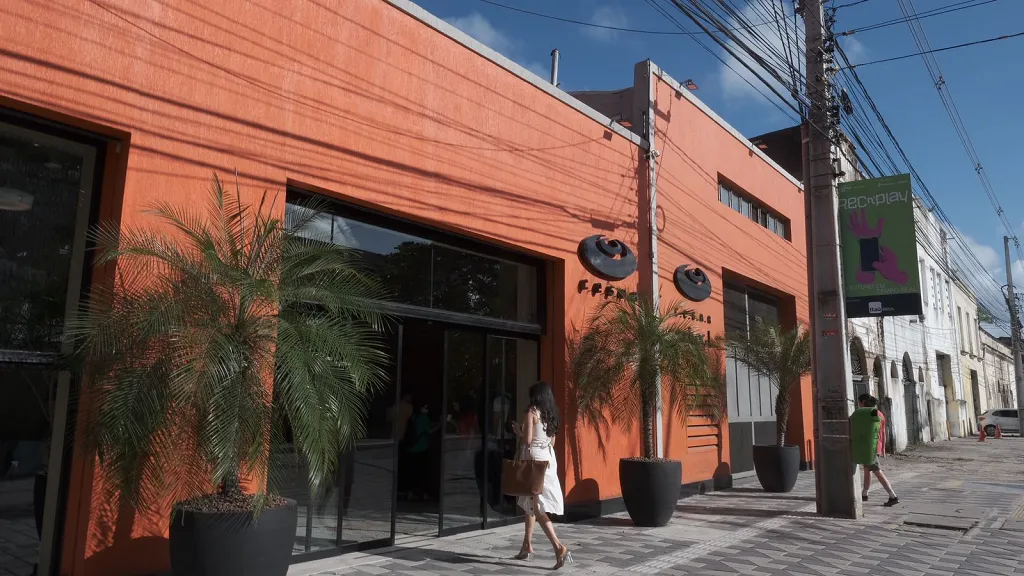
#> input picture images/cesar-fachada-1.webp, 1024 x 576 px, given in place of images, which was not available
$ python extract_features.py images
#> lines starting #> are read from the running program, lines starting #| are printed output that depends on the picture
"""Novas características de imagem para monitoramento (extensão de `image_extract.py`).

Baseline da aula 011 (lgallindo/bentoML-processamento-imagens):
    luminance_mean  -> média do canal L do Pillow, calculada pelo histograma
    média de R, G, B -> idem, a partir dos histogramas R/G/B

Características novas:
    1. contrast_rms        desvio-padrão do canal L (pelo histograma)          numérica
    2. colorfulness        índice de Hasler & Süsstrunk (2003)                 numérica
       colorfulness_class  faixa do artigo ("nada colorida" ... "extremamente") categórica
    3. sharpness_lapvar    variância do Laplaciano sobre o canal L             numérica
       is_blurry           sharpness_lapvar < BLUR_THRESHOLD                    categórica

Dependências: Pillow + NumPy (o NumPy já vem como dependência do BentoML).

Uso:
    python extract_features.py images/*.webp
    python extract_features.py images/*.webp --corpus corpus_beaches   # compara com o corpus
"""

from __future__ import annotations

import argparse
import csv
import json
from collections.abc import Sequence
from pathlib import Path

import numpy as np
from PIL import Image
from PIL.Image import Image as PILImage

FEATURES_DIR = Path("features")
CHANNELS = ("L", "R", "G", "B")
IMAGE_SUFFIXES = {".jpg", ".jpeg", ".png", ".webp"}

BLUR_THRESHOLD = 100.0  # limiar empírico usual; calibrar com o corpus real

# Faixas de Hasler & Süsstrunk (2003) — limite superior (exclusivo) de cada classe
COLORFULNESS_LEVELS = (
    (15.0, "nada colorida"),
    (33.0, "pouco colorida"),
    (45.0, "moderadamente colorida"),
    (59.0, "medianamente colorida"),
    (82.0, "bastante colorida"),
    (109.0, "muito colorida"),
    (float("inf"), "extremamente colorida"),
)

# Laplaciano 4-vizinhos: [[0,1,0],[1,-4,1],[0,1,0]]


# --------------------------------------------------------------------------
# Auxiliares: mesmo critério da aula (canal L = image.convert("L") do Pillow,
# que usa L = 0.299 R + 0.587 G + 0.114 B — ITU-R BT.601)
# --------------------------------------------------------------------------
def channel_histogram(image: PILImage, channel: str) -> list[int]:
    if channel == "L":
        return image.convert("L").histogram()
    return image.convert("RGB").getchannel(channel).histogram()


def histogram_mean(counts: Sequence[int]) -> float:
    total = sum(counts)
    return sum(i * c for i, c in enumerate(counts)) / total


def histogram_std(counts: Sequence[int]) -> float:
    total = sum(counts)
    mu = histogram_mean(counts)
    var = sum(c * (i - mu) ** 2 for i, c in enumerate(counts)) / total
    return var ** 0.5


# --------------------------------------------------------------------------
# Baseline (aula 011)
# --------------------------------------------------------------------------
def baseline_features(image: PILImage) -> dict:
    return {
        f"{ch.lower()}_mean" if ch != "L" else "luminance_mean":
            histogram_mean(channel_histogram(image, ch))
        for ch in CHANNELS
    }


# --------------------------------------------------------------------------
# Característica 1 — contraste RMS
# --------------------------------------------------------------------------
def contrast_rms(image: PILImage) -> float:
    """Desvio-padrão do canal L (0 = imagem uniforme; ~128 = só preto e branco)."""
    return histogram_std(channel_histogram(image, "L"))


# --------------------------------------------------------------------------
# Característica 2 — colorfulness (Hasler & Süsstrunk, 2003)
# --------------------------------------------------------------------------
def colorfulness(image: PILImage) -> float:
    """
    rg = R - G ;  yb = (R + G)/2 - B
    C  = sqrt(σ_rg² + σ_yb²) + 0.3 · sqrt(μ_rg² + μ_yb²)
    """
    rgb = np.asarray(image.convert("RGB"), dtype=np.float64)
    r, g, b = rgb[..., 0], rgb[..., 1], rgb[..., 2]
    rg = r - g
    yb = 0.5 * (r + g) - b
    return float(np.hypot(rg.std(), yb.std()) + 0.3 * np.hypot(rg.mean(), yb.mean()))


def colorfulness_class(value: float) -> str:
    return next(label for limit, label in COLORFULNESS_LEVELS if value < limit)


# --------------------------------------------------------------------------
# Característica 3 — nitidez (variância do Laplaciano)
# --------------------------------------------------------------------------
def sharpness_lapvar(image: PILImage) -> float:
    """Variância da resposta do Laplaciano sobre L. Baixa => poucas bordas => borrada."""
    y = np.asarray(image.convert("L"), dtype=np.float64)
    p = np.pad(y, 1, mode="edge")
    lap = p[:-2, 1:-1] + p[2:, 1:-1] + p[1:-1, :-2] + p[1:-1, 2:] - 4.0 * y
    return float(lap.var())


# --------------------------------------------------------------------------
# Extração completa
# --------------------------------------------------------------------------
def extract_extra_features(image: PILImage) -> dict:
    c = colorfulness(image)
    s = sharpness_lapvar(image)
    return {
        "contrast_rms": contrast_rms(image),
        "colorfulness": c,
        "colorfulness_class": colorfulness_class(c),
        "sharpness_lapvar": s,
        "is_blurry": s < BLUR_THRESHOLD,
    }


def extract_all(image_path: Path) -> dict:
    with Image.open(image_path) as image:
        image.load()
        row = {"image": image_path.name, "width": image.width, "height": image.height}
        row |= baseline_features(image)
        row |= extract_extra_features(image)
    return row


def save_features(row: dict, features_dir: Path = FEATURES_DIR) -> Path:
    """Grava features/<stem>.json, no mesmo espírito da Camada 1 da aula."""
    features_dir.mkdir(parents=True, exist_ok=True)
    out = features_dir / f"{Path(row['image']).stem}.json"
    out.write_text(json.dumps(row, ensure_ascii=False, indent=2) + "\n", encoding="utf-8")
    return out


# --------------------------------------------------------------------------
# Referência do corpus: percentis de cada característica numérica
# --------------------------------------------------------------------------
NUMERIC = ("luminance_mean", "contrast_rms", "colorfulness", "sharpness_lapvar")


def corpus_reference(rows: list[dict]) -> dict:
    ref = {"n_images": len(rows)}
    for key in NUMERIC:
        v = np.array([r[key] for r in rows])
        ref[key] = {"mean": v.mean(), "p05": np.percentile(v, 5),
                    "p50": np.percentile(v, 50), "p95": np.percentile(v, 95)}
    ref["is_blurry_rate"] = float(np.mean([r["is_blurry"] for r in rows]))
    classes: dict[str, int] = {}
    for r in rows:
        classes[r["colorfulness_class"]] = classes.get(r["colorfulness_class"], 0) + 1
    ref["colorfulness_class_counts"] = classes
    return ref


def flag_vs_corpus(row: dict, ref: dict) -> dict:
    """Marca 'baixo'/'alto' quando a característica sai do intervalo [p05, p95] do corpus."""
    flags = {}
    for key in NUMERIC:
        if row[key] < ref[key]["p05"]:
            flags[key] = "baixo"
        elif row[key] > ref[key]["p95"]:
            flags[key] = "alto"
        else:
            flags[key] = "ok"
    return flags


def _round(obj):
    if isinstance(obj, dict):
        return {k: _round(v) for k, v in obj.items()}
    if isinstance(obj, (float, np.floating)):
        return round(float(obj), 2)
    if isinstance(obj, np.bool_):
        return bool(obj)
    return obj


def _list_images(folder: Path) -> list[Path]:
    return sorted(p for p in folder.iterdir() if p.suffix.lower() in IMAGE_SUFFIXES)


def main(argv: Sequence[str] | None = None) -> int:
    ap = argparse.ArgumentParser(description=__doc__,
                                 formatter_class=argparse.RawDescriptionHelpFormatter)
    ap.add_argument("images", nargs="+", type=Path)
    ap.add_argument("--corpus", type=Path, help="pasta com o corpus de referência")
    ap.add_argument("--csv", type=Path, default=Path("results.csv"))
    args = ap.parse_args(argv)

    rows = [_round(extract_all(p)) for p in args.images]
#> in extract_all, image is the input picture: PIL image 1024x576 RGB; mean R, G, B 107.8, 87, 82.5
#> in extract_all, `row |= baseline_features(image)`: row = {'image': 'images', 'width': 1024, 'height': 576, 'luminance_mean': 92.67, 'r_mean': 107.8, 'g_mean': 86.95, 'b_mean': 82.52}
#> in colorfulness, `r, g, b = rgb[..., 0], rgb[..., 1], rgb[..., 2]`:
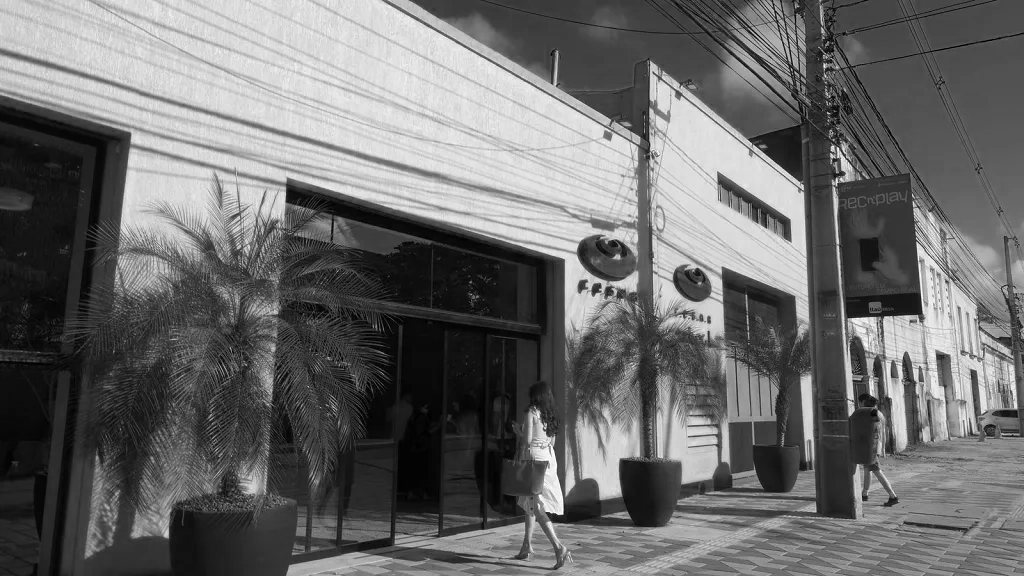
#> r: shape (576, 1024) float64; min 0, max 255, mean 107.8
#> in colorfulness, `r, g, b = rgb[..., 0], rgb[..., 1], rgb[..., 2]`:
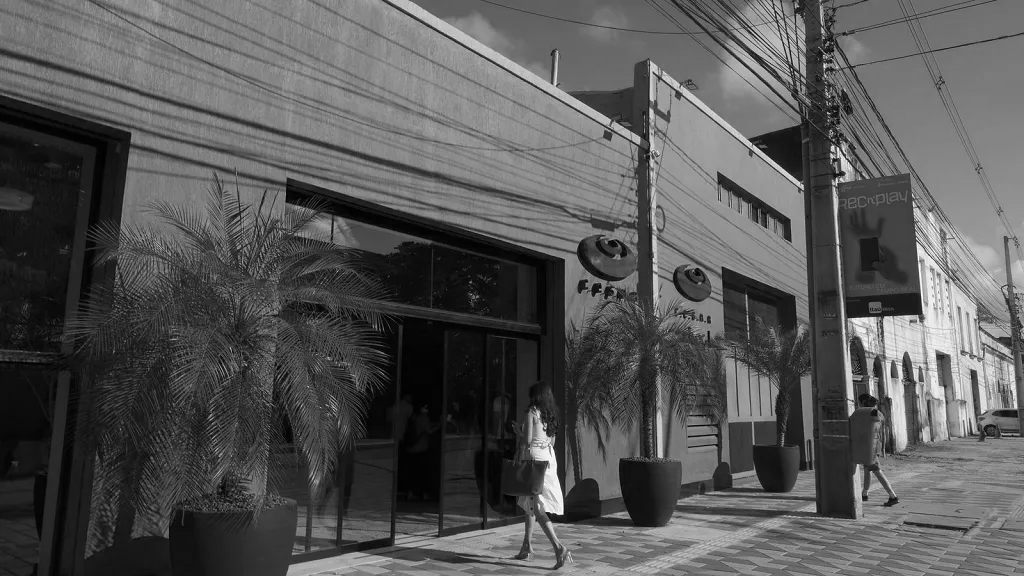
#> g: shape (576, 1024) float64; min 0, max 255, mean 87
#> in colorfulness, `r, g, b = rgb[..., 0], rgb[..., 1], rgb[..., 2]`:
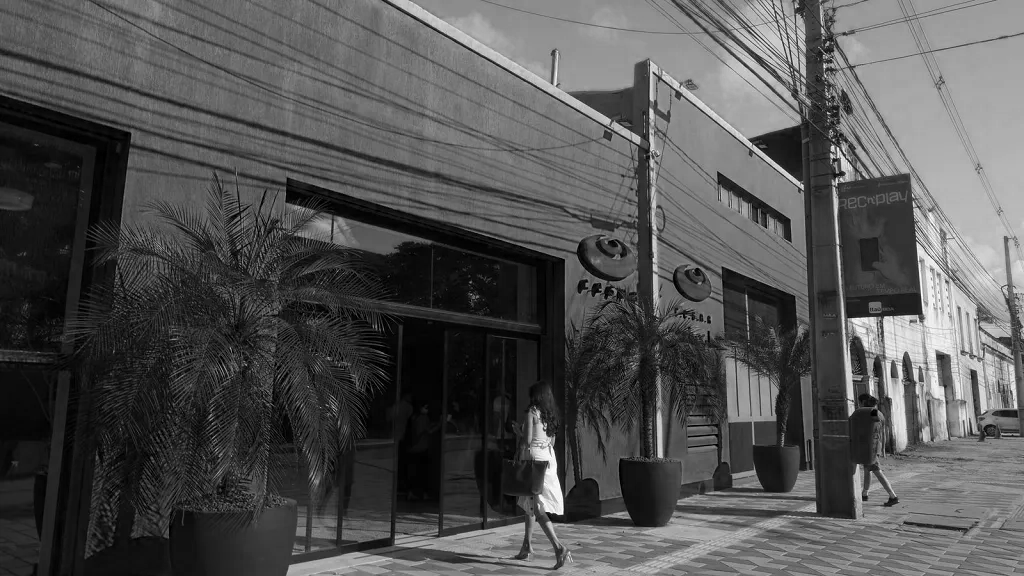
#> b: shape (576, 1024) float64; min 0, max 255, mean 82.5
#> in colorfulness, `rg = r - g`:
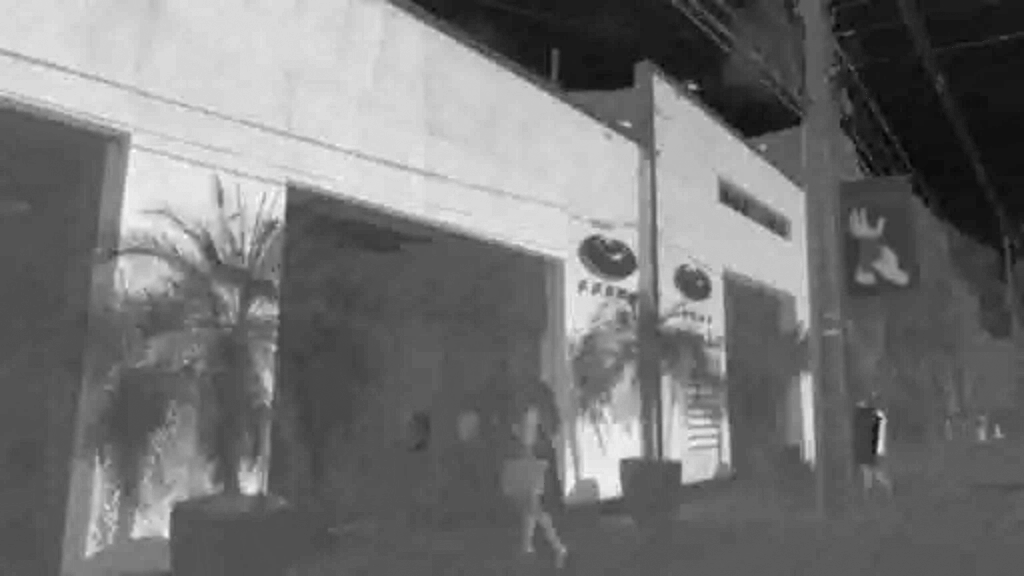
#> rg: shape (576, 1024) float64; min -55, max 111, mean 20.8; drawn with min black and max white
#> in colorfulness, `yb = 0.5 * (r + g) - b`:
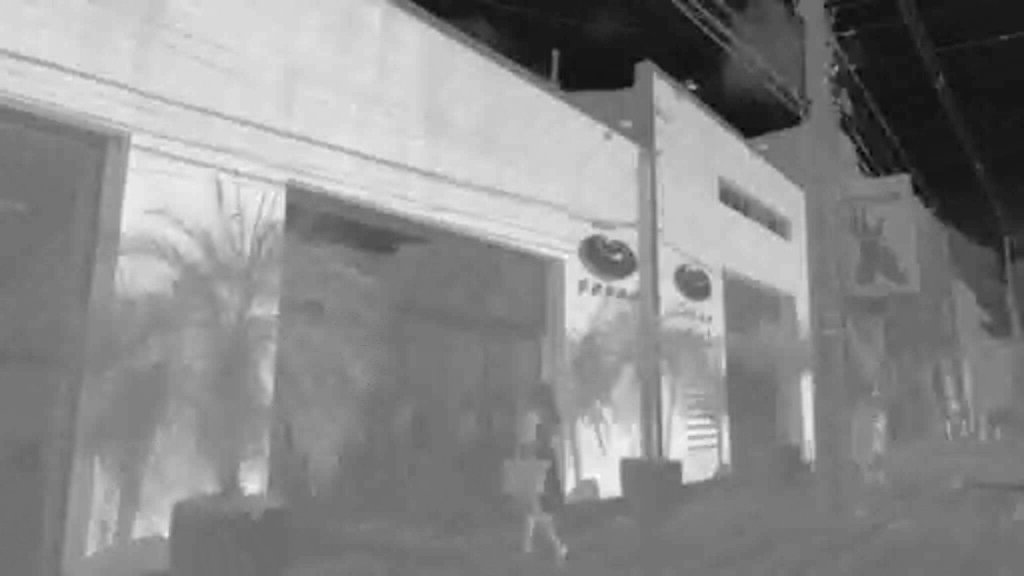
#> yb: shape (576, 1024) float64; min -81, max 97, mean 14.9; drawn with min black and max white
#> in extract_extra_features, `c = colorfulness(image)`: c = 61.76
#> in sharpness_lapvar, `y = np.asarray(image.convert("L"), dtype=np.float64)`:
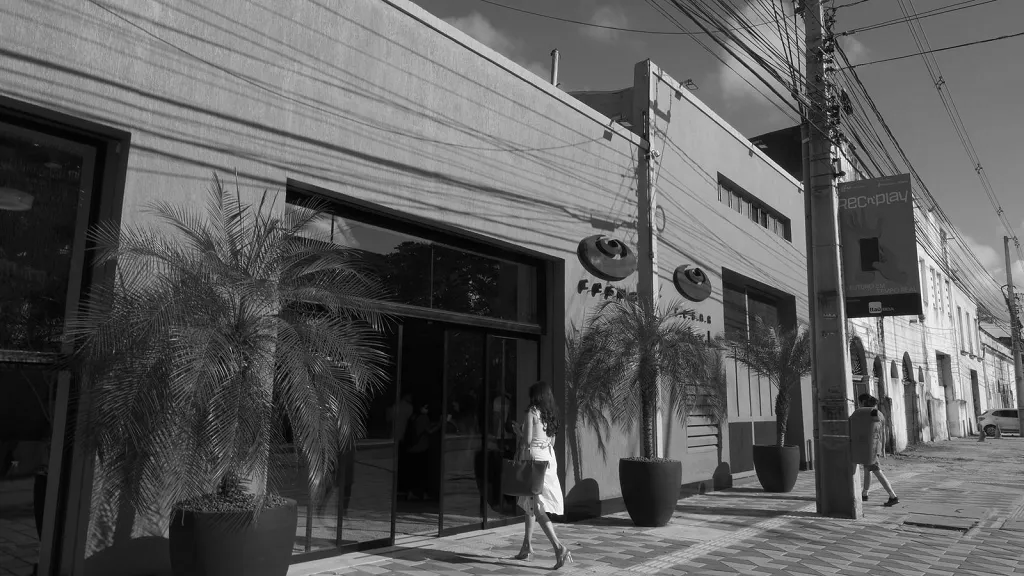
#> y: shape (576, 1024) float64; min 0, max 255, mean 92.7
#> in sharpness_lapvar, `lap = p[:-2, 1:-1] + p[2:, 1:-1] + p[1:-1, :-2] + p[1:-1, 2:] - 4.0 * y`:
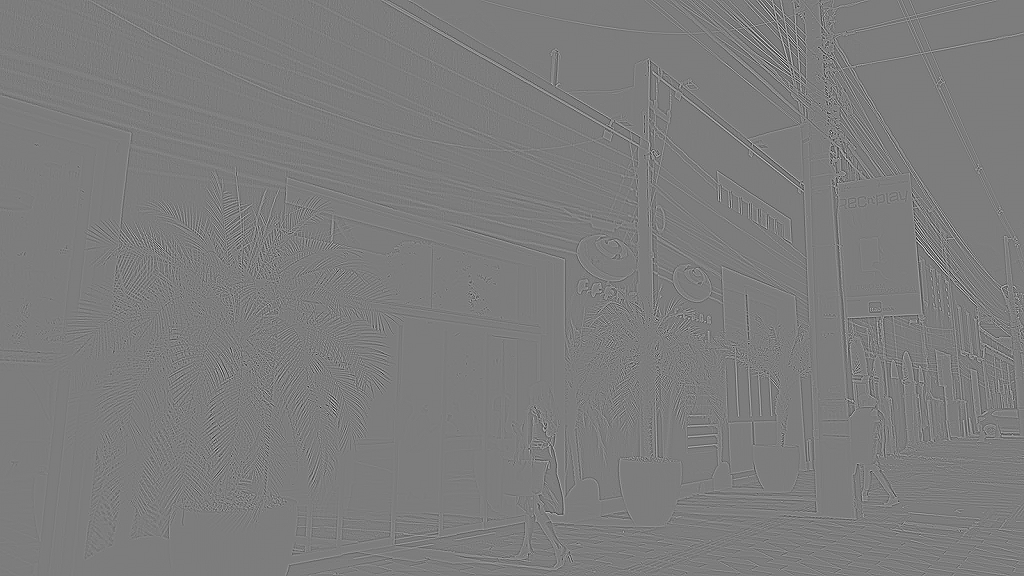
#> lap: shape (576, 1024) float64; min -507, max 527, mean 0; drawn with min black and max white
#> in extract_extra_features, `s = sharpness_lapvar(image)`: s = 1892.1
#> in histogram_std, `total = sum(counts)`: total = 589824
#> in histogram_std, `mu = histogram_mean(counts)`: mu = 92.67
#> in histogram_std, `var = sum(c * (i - mu) ** 2 for i, c in enumerate(counts)) / total`: var = 3051.7
#> in extract_all, `row |= extract_extra_features(image)`: row = 12 items
#> rows = 1 item
    for row in rows:
        save_features(row)
#> this loop made 1 pass

    if args.corpus:
        corpus_rows = [extract_all(p) for p in _list_images(args.corpus)]
        ref = _round(corpus_reference(corpus_rows))
        Path("corpus_reference.json").write_text(
            json.dumps(ref, ensure_ascii=False, indent=2) + "\n", encoding="utf-8")
        print("corpus:", json.dumps(ref, ensure_ascii=False, indent=2))
        for row in rows:
            row["vs_corpus"] = flag_vs_corpus(row, ref)

    with args.csv.open("w", newline="", encoding="utf-8") as f:
        flat = [{**{k: v for k, v in r.items() if k != "vs_corpus"},
                 **{f"vs_corpus_{k}": v for k, v in r.get("vs_corpus", {}).items()}}
                for r in rows]
#> flat = 1 item
        w = csv.DictWriter(f, fieldnames=list(flat[0]))
        w.writeheader()
        w.writerows(flat)

    print(json.dumps(rows, ensure_ascii=False, indent=2))
#> (printed output is left out)
    return 0


if __name__ == "__main__":
    raise SystemExit(main())
#> (the program exits here)
